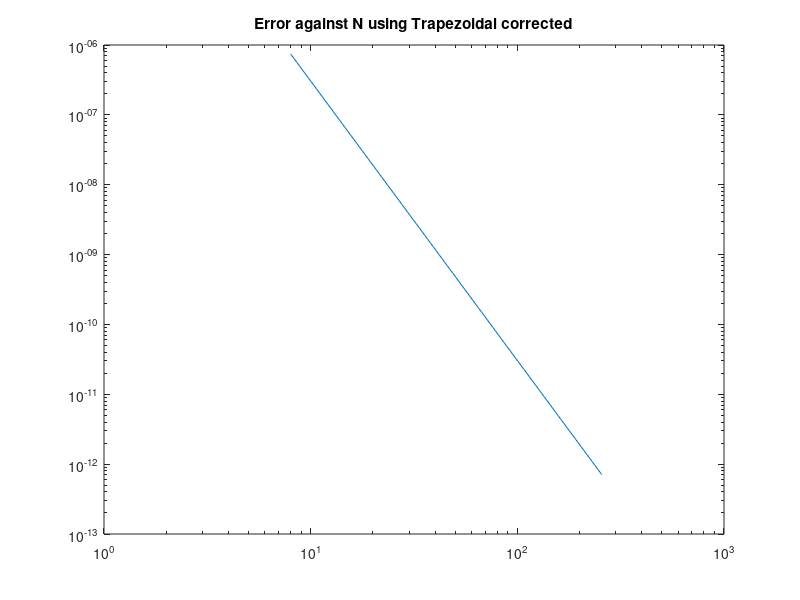

Write the MATLAB code that produced this figure.
clc
clear all

A = 1; B = 0.5;
K = 1-(B/A)^2;
f = @(x) sqrt(1-K*(sin(x)^2));
fprime = @(x) -K*cos(x)*sin(x)*((1-K*sin(x)^2))^(-1/2);

a = 0; b = 1;
Te = fprime(1) - fprime(0);
n = 3:8;
Nt = 2.^n;

Tc = zeros(6,1);
H = zeros(6,1);

Xexact = 0.8866251235367069482;

for j = 1:6
    N = Nt(j);
    h = 1/N;
    H(j) = h;
    
    S = 0;
    for i = 1:N+1
        xi = (i-1)*h;
        
        if ((i == 1) || (i == N+1))
            S = S + f(xi);
        else
            S = S + 2*f(xi);

        end
    end

    S = A*S*h/2 - (h^2/12)*Te;
    
    Tc(j) = S;
end

% error
error = abs(Tc - Xexact);
% Slope
p = polyfit(log(H), log(error),1);

fprintf('The slope of the line is p = %f\n', p(1));
% Plot
loglog(Nt,error)
title('Error against N using Trapezoidal corrected')